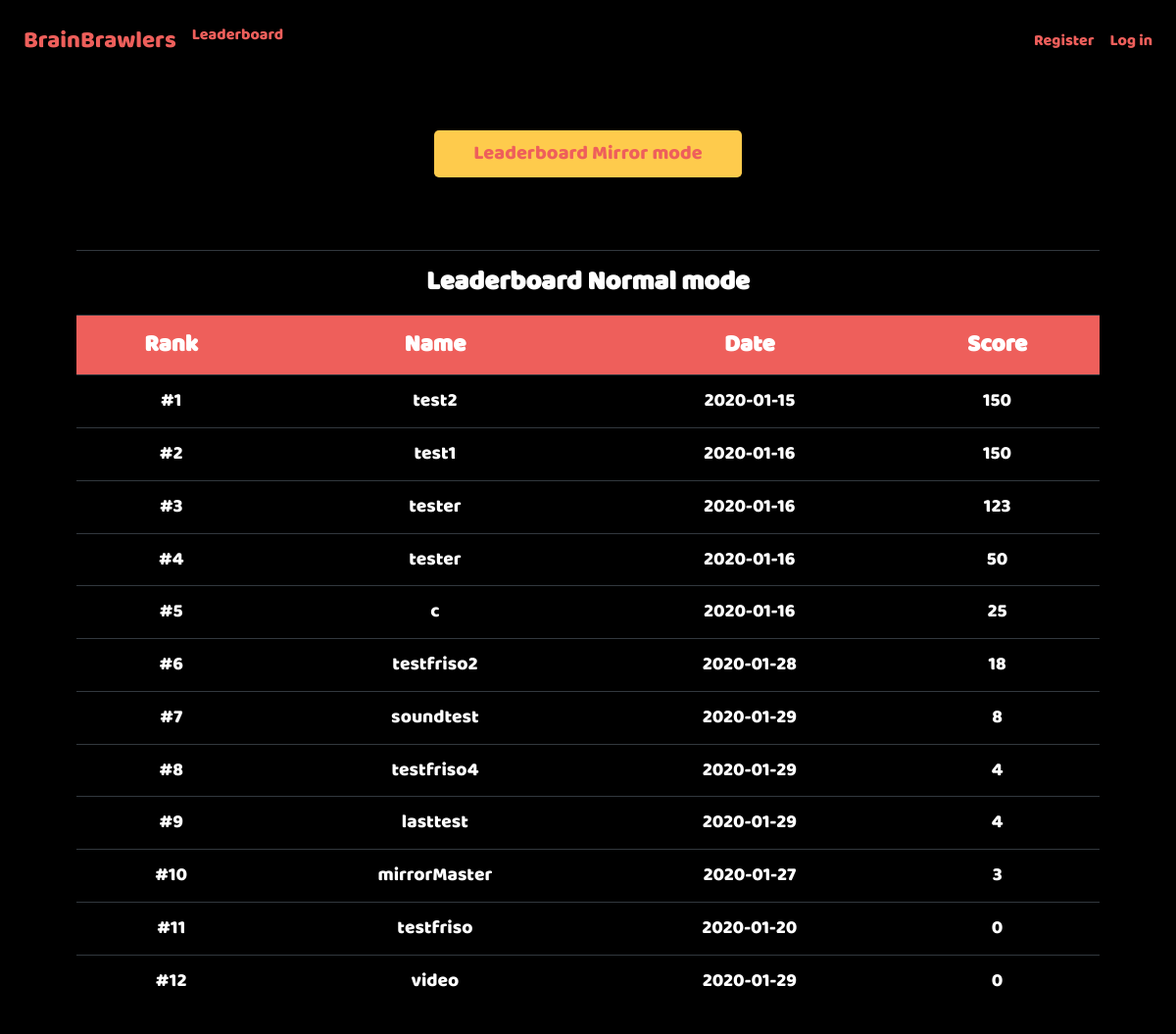
The page /leaderboard on the database as committed earlier.
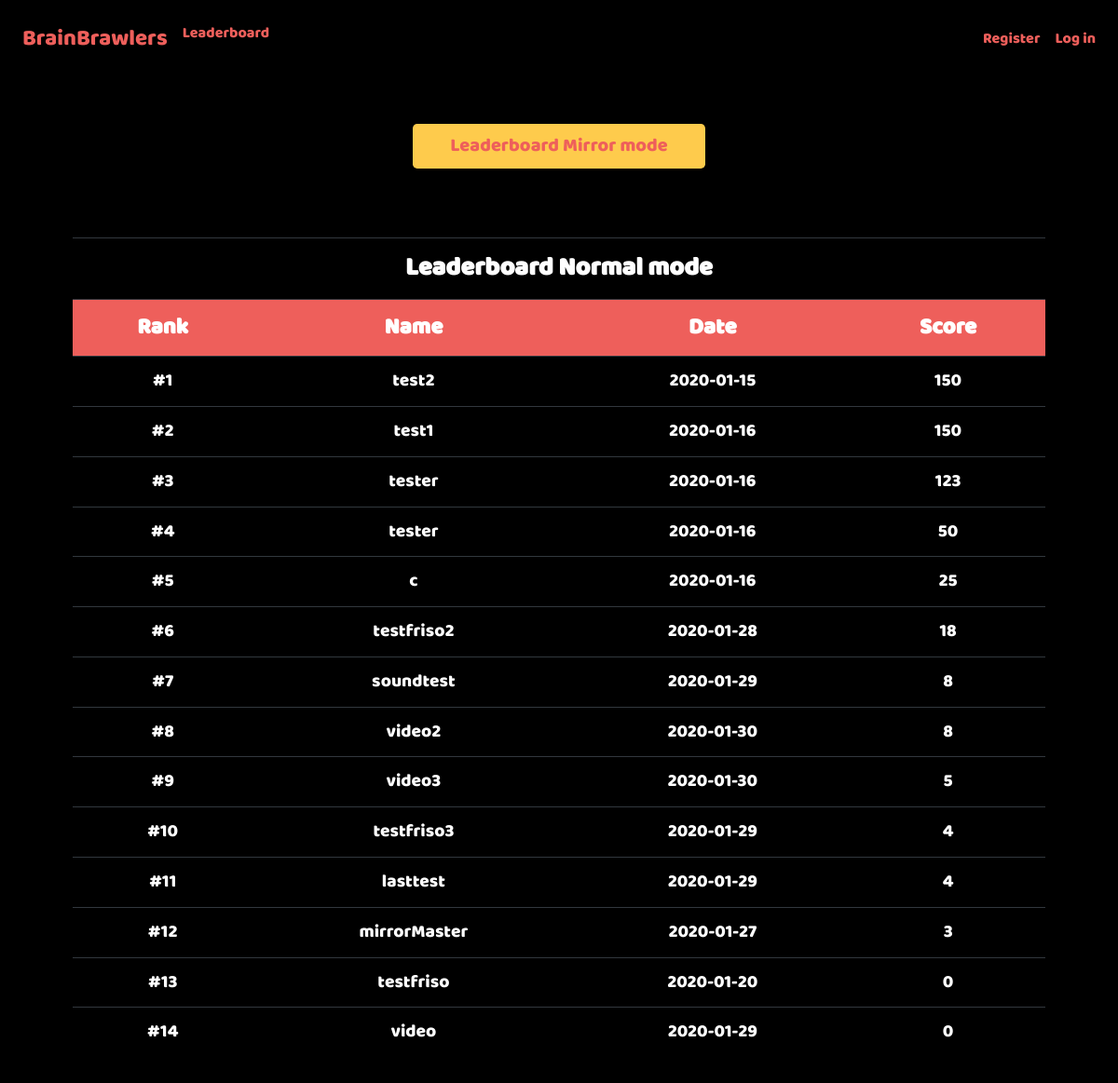
The same page on the database as committed later.
### tables this page shows
CREATE TABLE 'users' ('id' integer PRIMARY KEY AUTOINCREMENT NOT NULL, 'username' text NOT NULL, 'hash' text NOT NULL, 'highscore' integer NOT NULL, 'date'  date NOT NULL DEFAULT CURRENT_DATE  , 'highscore_mirror' integer);

### application.py (the view)
@app.route("/leaderboard")
def leaderboard():
    highscores = get_db(["*"], "users", None, None, ["highscore DESC", "date"])
    highscores = [(i+1, highscores[i]) for i in range(len(highscores))]
    if len(highscores) > 50:
        highscores = [(i, highscores[i]) for i in range(1, 51)]
    return render_template("game/leaderboard.html", highscores=highscores)

### application.py (called while the page is built)
@app.after_request
def after_request(response):
    response.headers["Cache-Control"] = "no-cache, no-store, must-revalidate"
    response.headers["Expires"] = 0
    response.headers["Pragma"] = "no-cache"
    return response

### helpers.py (called while the page is built)
def get_db(items, table, key, value, order=None):
    string = "SELECT "
    if order == "friends":
        return db.execute("SELECT friendname FROM friends WHERE user_id= :user_id AND friendname= :friendname"
        , user_id=value[0], friendname=value[1])
    for item in items:
        if item != items[0]:
            string += ", "
        string += str(item)
    string += " FROM " + table
    if key != None and value != None:
        string += " WHERE " + key + "= :key"
    if order != None:
        string += " ORDER BY"
        for item in order:
           string += " " + item
           if item != order[-1]:
               string += ","
        string += ";"
    if key != None:
        return db.execute(string, key=str(value))
    return db.execute(string)

### templates/game/leaderboard.html (shortened to what this page needs)
{% extends "layout.html" %}
{% block css %}
<link href="{{ url_for('static', filename='css/index_style.css') }}" rel="stylesheet">
<link href="{{ url_for('static', filename='css/leaderboard.css') }}" rel="stylesheet">
{% endblock %}
{% block main %}
    <p>
        <br>
        <br>
    </p>
    <a href="/leaderboard_mirror"><button class="btn btn-lg" style="width:30%">Leaderboard Mirror mode</button></a>
    <p>
        <br>
        <br>
    </p>
    <table id=table class="table table-dark" style="width:100%">
        <tr>
            <th id="title" colspan="4">Leaderboard Normal mode</th>
        </tr>
        <tr>
            <th>Rank</th>
            <th>Name</th>
            <th>Date</th>
            <th>Score</th>
        </tr>
        <tr>
    {% for (rank, highscore) in highscores %}
            <td>#{{ rank }}</td>
            <td>{{ highscore.username }}</td>
            <td>{{ highscore.date }}</td>
            <td>{{ highscore.highscore }}</td>
        </tr>
    {% endfor %}
    </table>
{% endblock %}

### templates/layout.html (shortened to what this page needs)
<!DOCTYPE html>
<html lang="en">
    <head>
        <link href="https://maxcdn.bootstrapcdn.com/bootstrap/4.1.3/css/bootstrap.min.css" rel="stylesheet">
        <link href="{{ url_for('static', filename='css/basic_style.css') }}" rel="stylesheet">
        <link href="{{ url_for('static', filename='css/snackbar.css') }}" rel="stylesheet">
        {% block css %}{% endblock %}
    </head>
    <body onload="new_question('setup')">
        <nav class="navbar fixed-top navbar-expand-md">
            <div class="collapse navbar-collapse" id="navbar">
                {% if session.user_id %}
                    <ul class="navbar-nav mr-auto mt-2">
                        <li class="nav-item nav-logo"><a class="nav-link" href="/">BrainBrawlers</a></li>
                        <li class="nav-item"><a class="nav-link" href="/leaderboard">Leaderboard</a></li>
                        <li class="nav-item"><a class="nav-link" href="/profile">Profile</a></li>
                        <li class="nav-item"><a class="nav-link" href="/friends">Friends</a></li>
                    </ul>
                    <ul class="navbar-nav ml-auto mt-2">
                        <li class="nav-item"><a class="nav-link" href="/logout">Log Out</a></li>
                    </ul>
                {% else %}
                    <ul class="navbar-nav mr-auto mt-2">
                        <li class="nav-item nav-logo"><a class="nav-link" href="/">BrainBrawlers</a></li>
                        <li class="nav-item"><a class="nav-link" href="/leaderboard">Leaderboard</a></li>
                    </ul>
                    <ul class="navbar-nav ml-auto mt-2">
                        <li class="nav-item"><a class="nav-link" href="/register">Register</a></li>
                        <li class="nav-item"><a class="nav-link" href="/login">Log in</a></li>
                    </ul>
                {% endif %}
            </div>
        </nav>
        <main id="main" class="container p-5 center">
            {% block main %}{% endblock %}
        </main>
    </body>
</html>

### static/css/basic_style.css (style rules this page uses)
.navbar { background-color: rgba(0,0,0,0.8);; }
.nav-link { color: #ee5f5b; font-family: Baloo Regular, Baloo; }
body { background-color: #000000; }
#main { overflow-x: auto; text-align: center; }
.center { color: #ffffff; text-align: center; }
.btn { width: 150px; font-family: Baloo Regular, Baloo; text-align: center; color: #ee5f5b; background-color: #fecb4c; margin-top: 2%; margin-bottom: 1%; }
.nav-logo { font-size: 150%; }

### static/css/index_style.css (style rules this page uses)
.btn { margin-left: 2%; margin-right: 2%; }

### static/css/leaderboard.css (style rules this page uses)
#table { margin-left:auto; margin-right:auto; color: white; font-family: Baloo Regular, Baloo; }
th { background-color: #ee5f5b; font-size: 150%; font-weight: bold; }
td { background-color: black; font-size: 120%; }
#title { background-color: black; font-size: 170%; }

Rows that differ between the two databases and show on the page:
added users: highscore "8", username "video2", date "2020-01-30"
added users: rank "9", username "video3", date "2020-01-30", highscore "5"
changed users: id "8" → "10"; username "testfriso4" → "testfriso3"
computed for users "lasttest": rank "9" → "11"
computed for users "mirrorMaster": rank "10" → "12"
computed for users "testfriso": rank "11" → "13"
computed for users "video": id "12" → "14"
